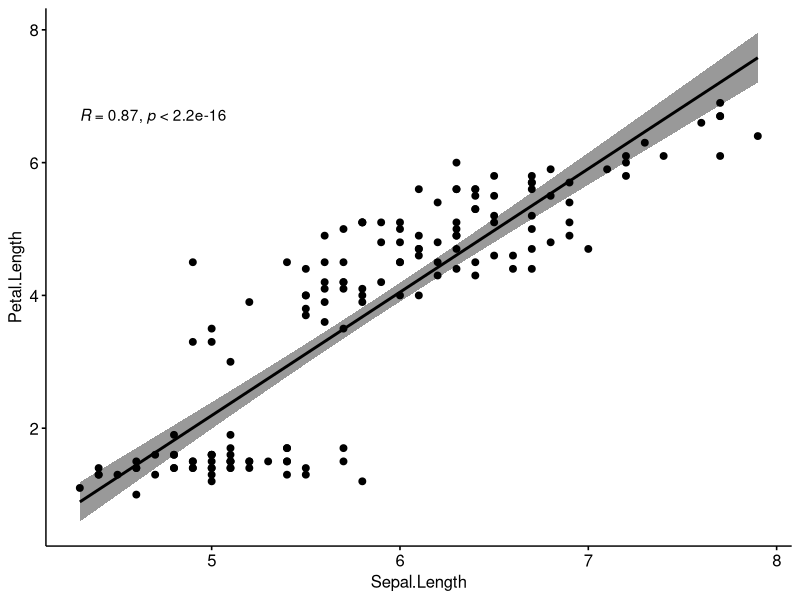
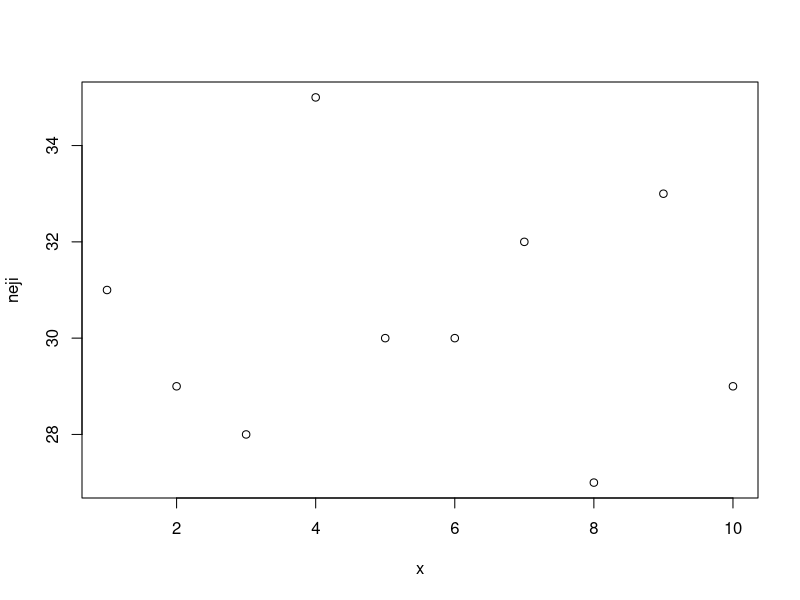
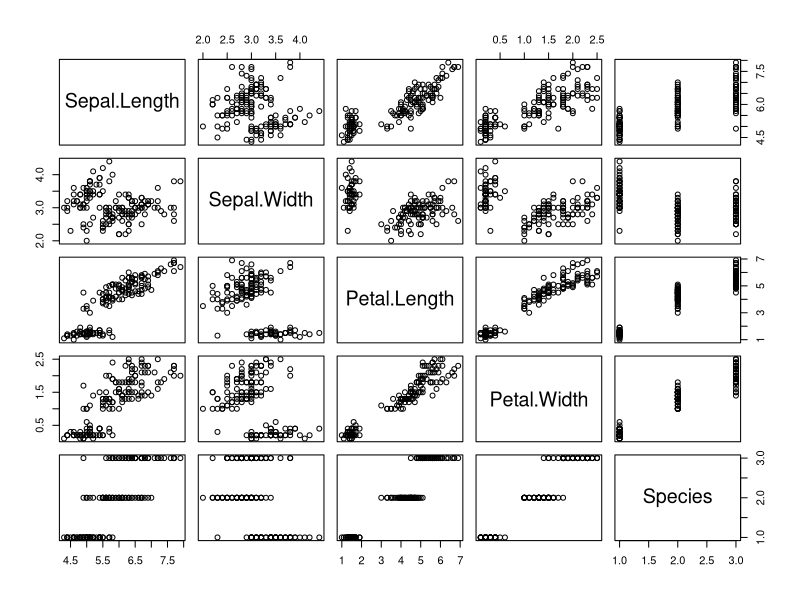
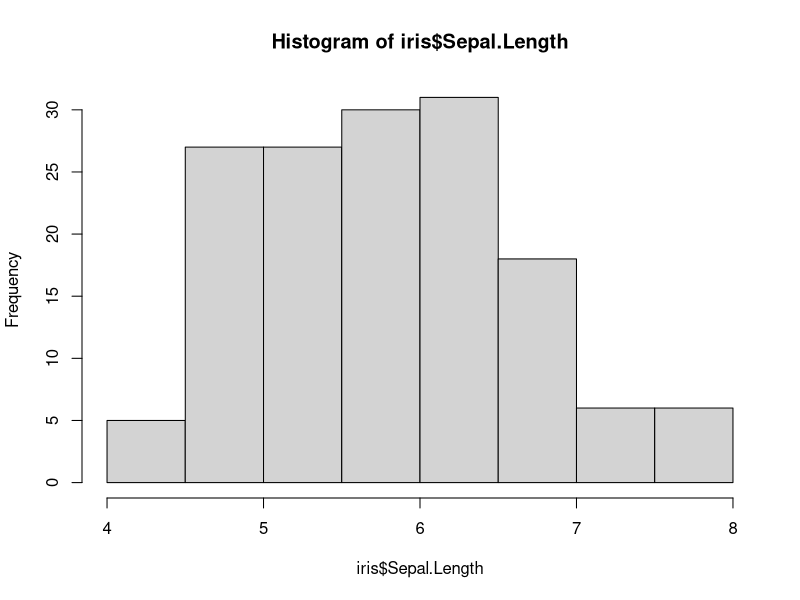
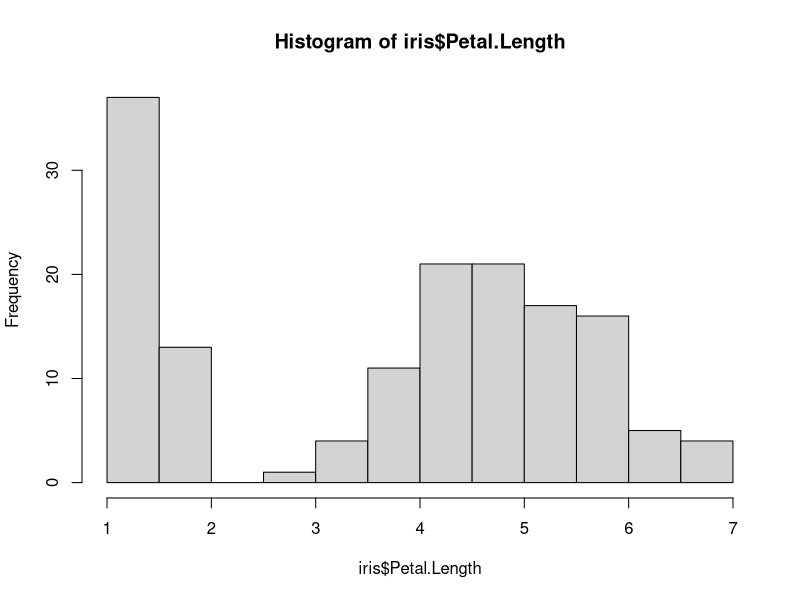
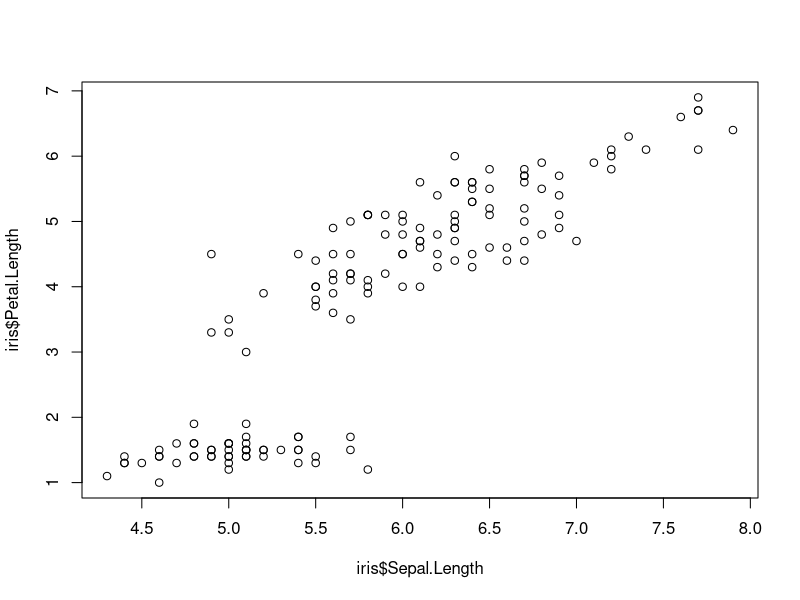
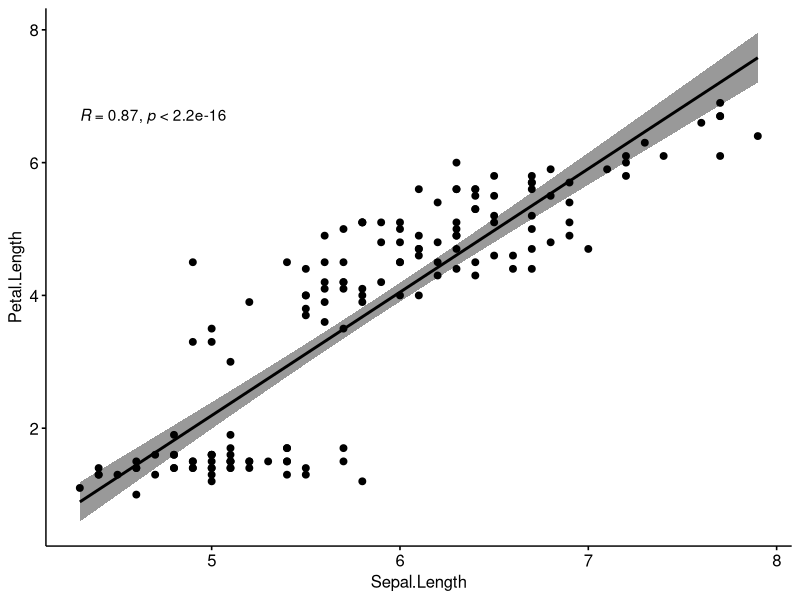

Generate these figures, in order, with R:
neji = c(31, 29, 28, 35, 30, 30, 32, 27, 33, 29)
x=c(1,2,3,4,5,6,7,8,9,10)
t.test(neji)

jpeg('neji_plot.jpg')
plot(x,neji)
dev.off()

print(t.test(neji))

library(datasets)
data(iris)
print(summary(iris))
print(head(iris))

jpeg('iris_plot.jpg')
plot(iris)
dev.off()

print(t.test(iris$Sepal.Length))
print(t.test(iris$Petal.Length))

jpeg('iris_Sepal_hist.jpg')
hist(iris$Sepal.Length)
dev.off()

jpeg('iris_Petal_hist.jpg')
hist(iris$Petal.Length)
dev.off()

jpeg('iris_rplot.jpg')
plot(iris$Sepal.Length, iris$Petal.Length)
dev.off()

library("ggpubr")

my_data <- iris


ggscatter(my_data, x = "Sepal.Length", y = "Petal.Length", 
          add = "reg.line", conf.int = TRUE, 
          cor.coef = TRUE, cor.method = "pearson",
          xlab = "Sepal.Length", ylab = "Petal.Length")
ggsave("iris_scatter_plot.jpg")